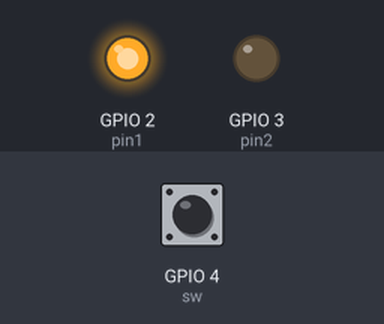
Bench run of a program on a simulated Raspberry Pi (BCM pin numbers). Shown: output pins drawn as LEDs (lit = HIGH). The inputs (shaded band) are chosen by the test bench; at power-on: GPIO 4 (sw) LOW.

Above: at 1.2 s.
1.3 s: GPIO 4 (sw) pulled HIGH for 0.15 s
At 1.39 s:
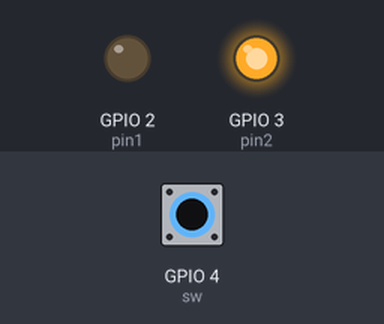
2.9 s: GPIO 4 (sw) pulled HIGH for 3.2 s
At 7.0 s:
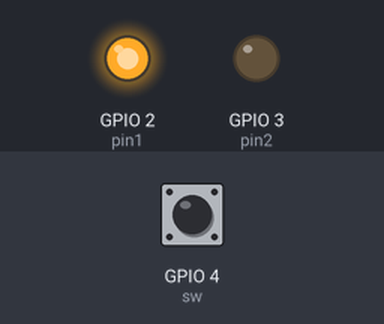
Timing chart, 0 to 8.5 s (numbered marks = the images above; inputs shaded):
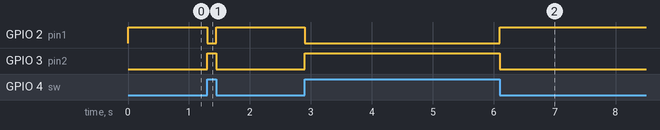

Measured:
- after the input at 1.3 s, GPIO 2 (pin1): HIGH → LOW at once, → HIGH 0.15 s later; GPIO 3 (pin2): LOW → HIGH at once, → LOW 0.15 s later
- after the input at 2.9 s, GPIO 2 (pin1): HIGH → LOW at once, → HIGH 3.2 s later; GPIO 3 (pin2): LOW → HIGH at once, → LOW 3.2 s later

The program:

led_switch_case.py
```python
import RPi.GPIO as gpio
gpio.setmode(gpio.BCM)

pin1 =2
pin2= 3
sw = 4

gpio.setup(pin1, gpio.OUT)
gpio.setup(pin2, gpio.OUT)
gpio.setup(sw, gpio.IN)
#gpio.output(pin1, gpio.HIGH)
#gpio.output(pin2, gpio.HIGH)
while True:
    if( gpio.input(sw) == 1):
        gpio.output(pin1, gpio.LOW)
        gpio.output(pin2, gpio.HIGH)


    else:
        gpio.output(pin1, gpio.HIGH)
        gpio.output(pin2, gpio.LOW)
    
```
